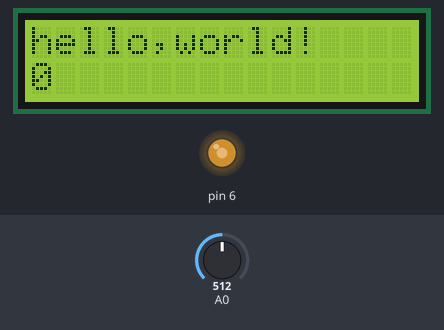
The sketch below on a simulated Arduino Uno, built with avr-gcc and run on an emulated ATmega328P. On the bench: 16×2 character LCD, output pins drawn as LEDs (lit = HIGH). The inputs (shaded band) are chosen by the test bench; at power-on: A0 = 512. What the sketch prints to the serial monitor is not drawn.

Above: at 0.1 s.
At 4.1 s:
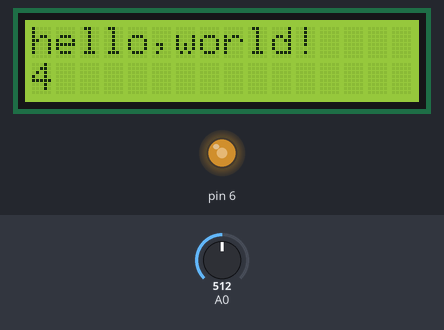
At 9.1 s:
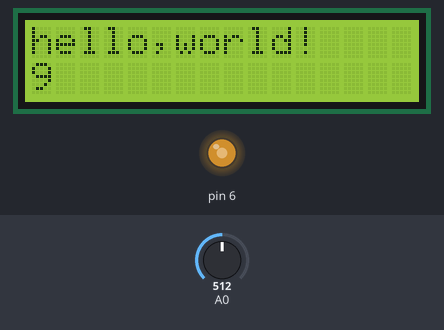
At 19.1 s:
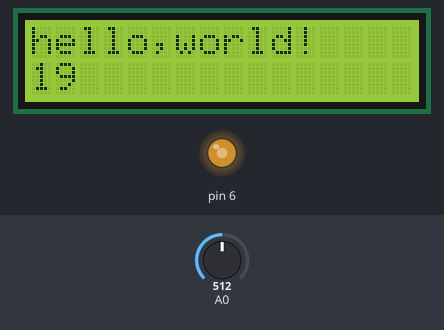
At 29.1 s:
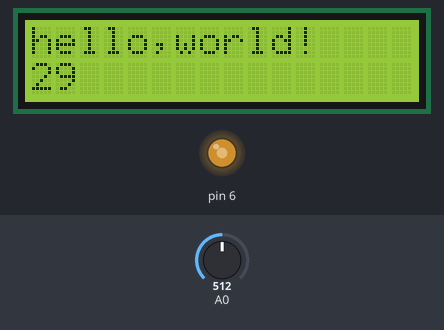
At 39.1 s:
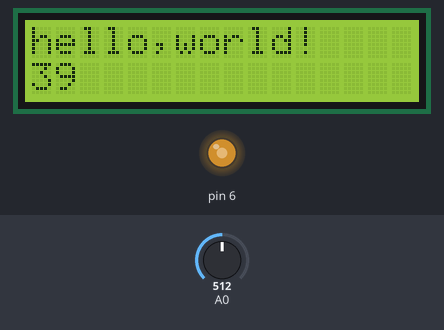

Measured:
- what the display in image 1 shows lasts 1.0 s, from 4.0 s to 5.0 s

The sketch:

liquid.ino
```cpp
#include <LiquidCrystal.h>
LiquidCrystal lcd(12,11,5,4,3,2);  //定义脚位
int numb;
void setup()
{
  lcd.begin(16,2); //设置LCD显示的数目。16 X 2：16格2行。
  lcd.print("hello,world!"); //将hello,world!显示在LCD上
  Serial.begin(9600);
  analogWrite(6,150);
}
void loop()
{
  lcd.setCursor(0,1);  //将闪烁的光标设置到column 0, line 1 (注释：从0开始数起，line 0是显示第一行，line 1是第二行。)
  lcd.print(millis()/1000); //开机后屏幕现实以秒几时的时间
numb=analogRead(A0);
if (millis()%1000==0)
{//Serial.println(millis());
Serial.println(numb);}
}
//contrast=150
```
